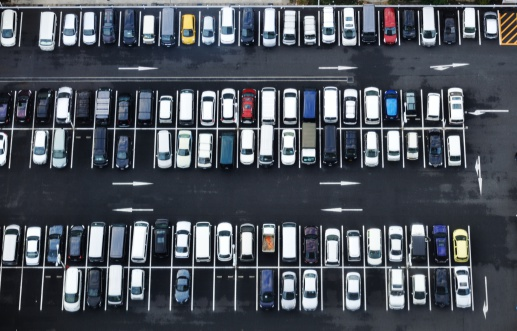
#> input picture DATA/parking-sample/parking-sample.jpg, 517 x 331 px; the run also reads 1 picture not shown here
$ python new_test.py   (Python 2 division)
#> lines starting #> are read from the running program, lines starting #| are printed output that depends on the picture; after the words box and inside, x2 and y2 are one past the last pixel; in counts of white or black regions, pixels touching at a corner belong together
import cv2
import numpy as np
from random import randint

print cv2.__version__

imgName = 'parking-sample.jpg'
templateName = 'template.jpg'
dataFolder = '../DATA/parking-sample/'

img = cv2.imread(dataFolder+imgName,1)
#> img is the input picture: shape (331, 517, 3); mean B, G, R 92.2, 83.3, 77.7

template = cv2.imread(dataFolder+templateName,1)

img_blur = cv2.bilateralFilter(img,9,75,75)

img_mean = cv2.pyrMeanShiftFiltering(img_blur, 30, 20, 3)
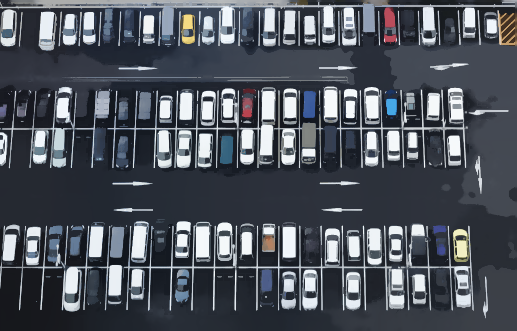
#> img_mean: shape (331, 517, 3); mean B, G, R 92, 83.1, 77.7

img_gray = cv2.cvtColor(img_mean,cv2.COLOR_BGR2GRAY)
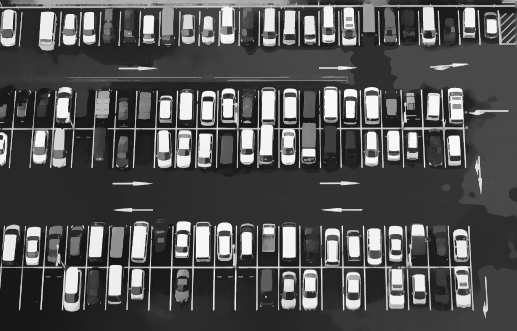
#> img_gray: shape (331, 517); min 18, max 249, mean 82.6

img_median_val = np.median(img_gray)
#> img_median_val = 51

sigma = 0.33
lower_thresh = int(max(0, (1.0 - sigma) * img_median_val))
#> lower_thresh = 34
upper_thresh = int(min(255, (1.0 + sigma) * img_median_val))
#> upper_thresh = 67
img_canny = cv2.Canny(img_gray, lower_thresh, upper_thresh)
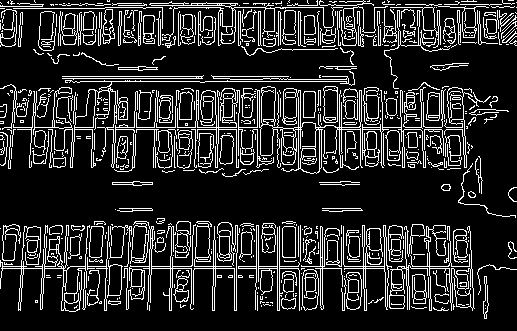
#> img_canny: shape (331, 517); 15.9% white in thin lines or dots

img_adaptive = cv2.adaptiveThreshold(img_gray, img_median_val, cv2.ADAPTIVE_THRESH_GAUSSIAN_C, cv2.THRESH_BINARY,13, -1)
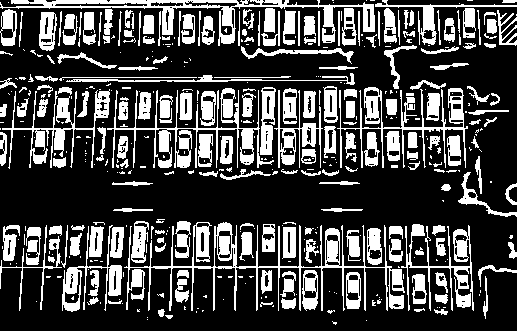
#> img_adaptive: shape (331, 517); values 0 (black) and 51 (white), 27.6% white; 459 white regions (259 under 20 px), largest, box (x1, y1, x2, y2) and area: (124, 222, 405, 311) 4345, (0, 0, 375, 46) 3042, (107, 88, 274, 168) 2676
img_adaptive = cv2.equalizeHist(img_adaptive)

img_canny_adaptive = np.bitwise_or(img_canny,img_adaptive)
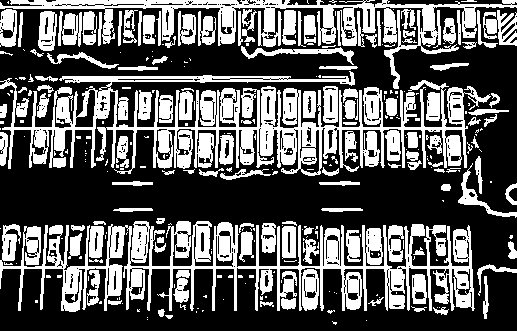
#> img_canny_adaptive: shape (331, 517); 37% white; 314 white regions (187 under 20 px), largest, box (x1, y1, x2, y2) and area: (0, 71, 491, 176) 17762, (0, 221, 475, 312) 15622, (0, 0, 517, 89) 7878


kernel = np.ones((2,2),np.uint8)
img_opening = cv2.morphologyEx(img_canny_adaptive, cv2.MORPH_OPEN, kernel)
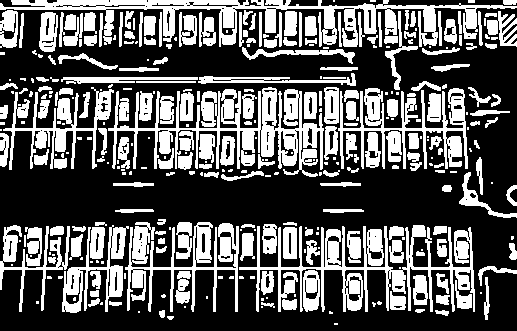
#> img_opening: shape (331, 517); 35.9% white; 336 white regions (140 under 20 px)

template_gray = cv2.cvtColor(template, cv2.COLOR_BGR2GRAY)
template_canny = cv2.Canny(template, 50, 100)

contours_template, hierarchy = cv2.findContours(template_canny, cv2.RETR_TREE, cv2.CHAIN_APPROX_SIMPLE)
#> contours_template = 7 contours, 2 with area under 20; largest, box (x1, y1, x2, y2) and area: (1, 2, 17, 39) 84, (4, 6, 16, 31) 48, (4, 6, 15, 12) 48, (3, 34, 16, 39) 36, (3, 31, 15, 36) 34

contour_area_min = 100
for contour in contours_template:
    if cv2.contourArea(contour)>contour_area_min:
        x, y, w, h = cv2.boundingRect(contour)
        roi = img_opening[y:y+h, x:x+w]
        roi_average = np.average(roi)
        if (roi_average > 30):
            cv2.rectangle(img, (x, y), (x + w, y + h), (0, 0, 255), 1)
        else:
            cv2.rectangle(img, (x, y), (x + w, y + h), (0, 255, 0), 1)
#> this loop made 7 passes
#> contour on pass 1: [[16, 32], [16, 33]]

cv2.imshow('Original', img)


k = cv2.waitKey(0)
#> (key Esc is pressed here)
if k == 27:         # wait for ESC key to exit
    cv2.destroyAllWindows()
